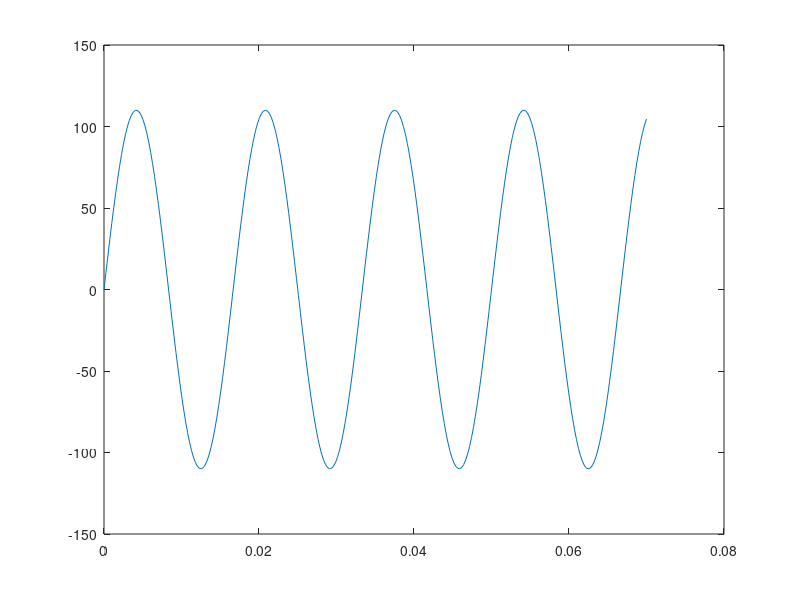
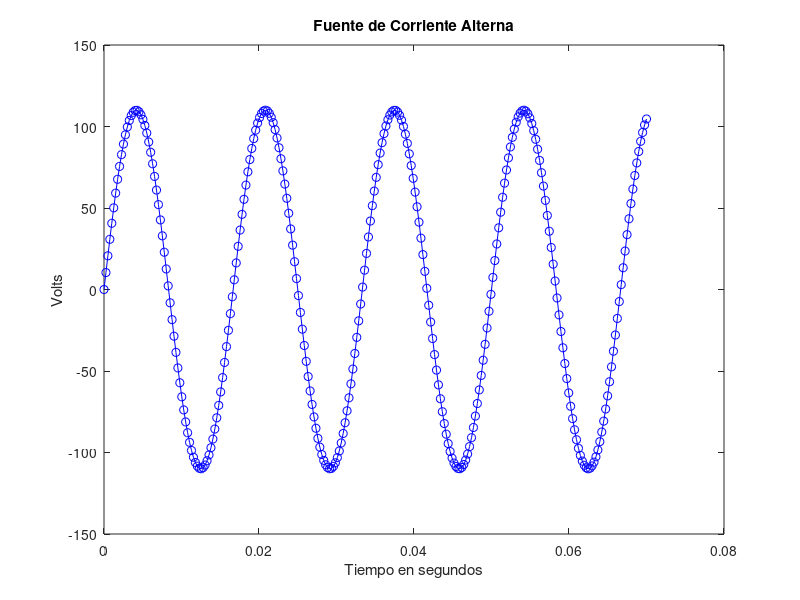

Reproduce these figures in MATLAB, in order.
%Representa una fuente de Corriente Alterna AC
%Grafica un seniode vs=c0*sin(w*t)
%v0 valor extremo + y -
%w frecuencia angular en radiantes w=2*pi*f
%f frecuencia en ciclos/seg=Hz Hertz
%t vector con n instantes de observación
%En este ejemplo: f=60Hz v0=110 Volts
%Tiempo total de observación = 70mseg=0.070 segs
%n=560 instantes de observación

v0=110;
f=60;
w=2*pi*f;
t=linspace(0,0.070,280);
vs=v0*sin(w.*t);
plot(t,vs)
figure
plot(t,vs,'o-b') %para ver los intantes de obvrvación
title('Fuente de Corriente Alterna')
xlabel('Tiempo en segundos')
ylabel('Volts')
